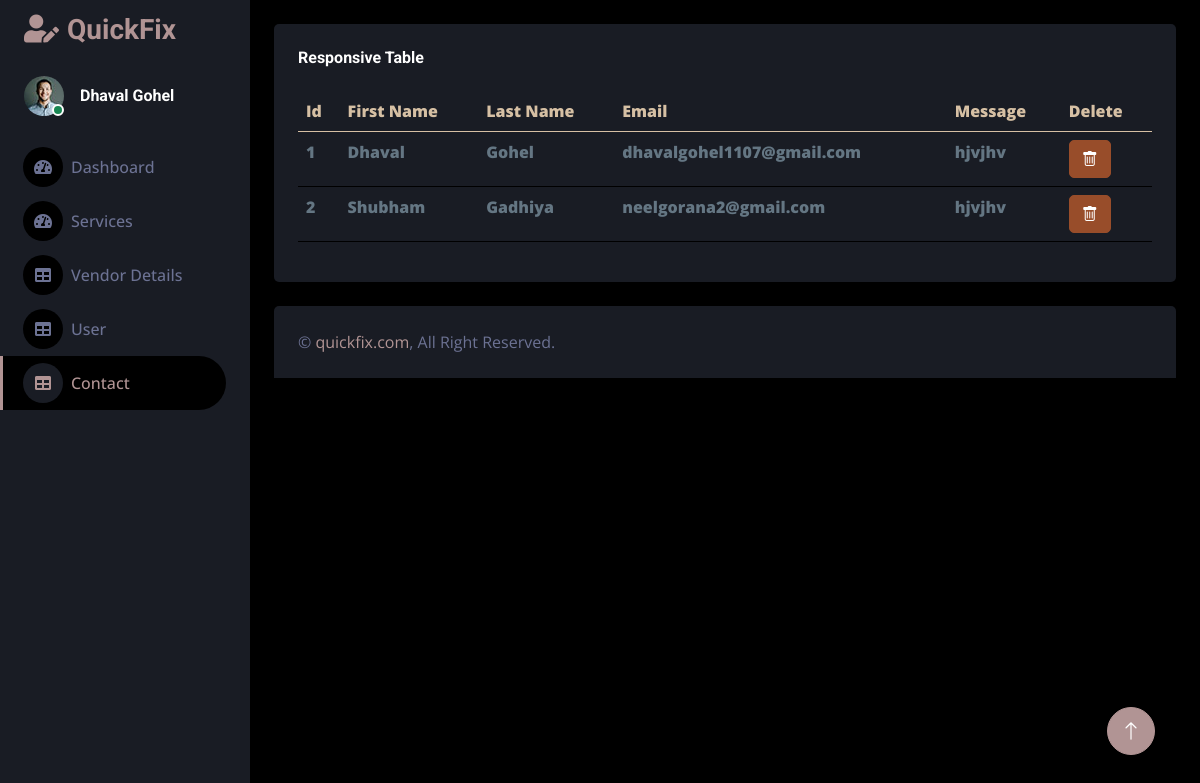
The page /admin-contactus on the database its author committed.
### QuickFix/models.py (models this page shows)
class ContactUs(models.Model):
    id = models.AutoField(primary_key=True)
    fname = models.CharField(max_length=100)
    lname = models.CharField(max_length=100)
    email = models.CharField(max_length=100)
    msg = models.CharField(max_length=100)

### QuickFix/views.py (the view)
# urls.py: path('admin-contactus',views.contact_tables,name='admin-contactus'),
def contact_tables(request):
    data1 = ContactUs.objects.all()
    return render(request, 'Admin_Contact.html', {'data1' : data1})

### templates/Admin_Contact.html (shortened to what this page needs)
<!DOCTYPE html>
<html lang="en">
<head>
    <link href="https://cdnjs.cloudflare.com/ajax/libs/font-awesome/5.10.0/css/all.min.css" rel="stylesheet">
    <link href="https://cdn.jsdelivr.net/npm/bootstrap-icons@1.4.1/font/bootstrap-icons.css" rel="stylesheet">
    <link href="/static/admin_css/lib/owlcarousel/assets/owl.carousel.min.css" rel="stylesheet">
    <link href="/static/admin_css/lib/tempusdominus/css/tempusdominus-bootstrap-4.min.css" rel="stylesheet" />
    <link href="/static/admin_css/css/bootstrap.min.css" rel="stylesheet">
    <link href="/static/admin_css/css/style.css" rel="stylesheet">
  <link rel="stylesheet" href="https://cdn.jsdelivr.net/npm/sweetalert2@11/dist/sweetalert2.min.css">
</head>
<body>
    <div class="container-fluid position-relative d-flex p-0">
        <div class="sidebar pe-4 pb-3">
            <nav class="navbar bg-secondary navbar-dark">
                <a href="index.html" class="navbar-brand mx-4 mb-3">
                    <h3 class="text-primary"><i class="fa fa-user-edit me-2"></i>QuickFix</h3>
                </a>
                <div class="d-flex align-items-center ms-4 mb-4">
                    <div class="position-relative">
                        <img class="rounded-circle" src="/static/admin_css/img/user.jpg" alt="" style="width: 40px; height: 40px;">
                        <div class="bg-success rounded-circle border border-2 border-white position-absolute end-0 bottom-0 p-1"></div>
                    </div>
                    <div class="ms-3">
                        <h6 class="mb-0">Dhaval Gohel</h6>
                    </div>
                </div>
                <div class="navbar-nav w-100">
                    <a href="{% url 'admin-dashboard'%}" class="nav-item nav-link "><i class="fa fa-tachometer-alt me-2"></i>Dashboard</a>
                    <a href="{% url 'admin-vendor'%}" class="nav-item nav-link "><i class="fa fa-tachometer-alt me-2"></i>Services</a>
                    <a href="{% url 'admin-vendata'%}" class="nav-item nav-link "><i class="fa fa-table me-2"></i>Vendor Details</a>
                    <a href="{% url 'admin-user'%}" class="nav-item nav-link "><i class="fa fa-table me-2"></i>User</a>
                    <a href="{% url 'admin-contactus'%}" class="nav-item nav-link active"><i class="fa fa-table me-2"></i>Contact</a>
                </div>
            </nav>
        </div>
        <div class="content">
            <div class="container-fluid pt-4 px-4">
                <div class="row g-4">
                    <div class="col-12">
                        <div class="bg-secondary rounded h-100 p-4">
                            <h6 class="mb-4">Responsive Table</h6>
                            <div class="table-responsive">
                                <table class="table">
                                    <thead>
                                        <tr>
                                            <th scope="col">Id</th>
                                            <th scope="col">First Name</th>
                                            <th scope="col">Last Name</th>
                                            <th scope="col">Email</th>
                                            <th scope="col">Message</th>
                                            <th scope="col">Delete</th>
                                        </tr>
                                    </thead>
                                    <tbody>
                                        {% for data1 in data1 %}
                                            <tr>
                                                <td>{{ forloop.counter}}</td>
                                                <td>{{ data1.fname }}</td>
                                                <td>{{ data1.lname }}</td>
                                                <td>{{ data1.email }}</td>
                                                <td>{{ data1.msg }}</td>
                                                <td>
                                                    <form id="delete-form-{{ data.id }}" action="{% url 'feed_delete' data1.id %}" method="POST">
                                                    <button type="button" class="btn btn-danger" onclick="confirmDelete('{{data1.id}}')">
                                                        <i class="bi bi-trash"></i>
                                                    </button>
                                                </form>
                                                </td>
                                            </tr>
                                        {% endfor %}
                                    </tbody>
                                </table>
                            </div>
                        </div>
                    </div>
                </div>
            </div>
            <div class="container-fluid pt-4 px-4">
                <div class="bg-secondary rounded-top p-4">
                    <div class="row">
                        <div class="col-12 col-sm-6 text-center text-sm-start">
                            &copy; <a href="#">quickfix.com</a>, All Right Reserved.
                        </div>
                    </div>
                </div>
            </div>
        </div>
        <a href="#" class="btn btn-lg btn-primary btn-lg-square back-to-top"><i class="bi bi-arrow-up"></i></a>
    </div>
</body>
</html>

### static/admin_css/css/style.css (style rules this page uses)
:root { --primary: #b19494; --secondary: #191C24; --light: #6C7293; --dark: #000000; }
.back-to-top { position: fixed; display: none; right: 45px; bottom: 45px; z-index: 99; }
.btn { transition: .5s; }
.btn-lg-square { width: 48px; height: 48px; }
.btn-square, .btn-sm-square, .btn-lg-square { padding: 0; display: inline-flex; align-items: center; justify-content: center; font-weight: normal; border-radius: 50px; }
.sidebar { position: fixed; top: 0; left: 0; bottom: 0; width: 250px; height: 100vh; overflow-y: auto; background: var(--secondary); transition: 0.5s; z-index: 999; }
.content { margin-left: 250px; min-height: 100vh; background: var(--dark); transition: 0.5s; }
@media (min-width: 992px) { .sidebar { margin-left: 0; } }
@media (min-width: 992px) { .content { width: calc(100% - 250px); } }
.sidebar .navbar .navbar-nav .nav-link { padding: 7px 20px; color: var(--light); font-weight: 500; border-left: 3px solid var(--secondary); border-radius: 0 30px 30px 0; outline: none; }
.sidebar .navbar .navbar-nav .nav-link:hover, .sidebar .navbar .navbar-nav .nav-link.active { color: var(--primary); background: var(--dark); border-color: var(--primary); }
.sidebar .navbar .navbar-nav .nav-link i { width: 40px; height: 40px; display: inline-flex; align-items: center; justify-content: center; background: var(--dark); border-radius: 40px; }
.sidebar .navbar .navbar-nav .nav-link:hover i, .sidebar .navbar .navbar-nav .nav-link.active i { background: var(--secondary); }

### templates/Admin_Contact.html (style rules this page uses)
th { color: rgb(214, 192, 164); align-content: center; font-weight: 800; }
td { color: rgb(100, 118, 131); font-weight: 800; }

### rows shown on the page
ContactUs: fname "Dhaval", lname "Gohel", email "dhavalgohel1107@gmail.com", msg "hjvjhv"
ContactUs: fname "Shubham", lname "Gadhiya", email "neelgorana2@gmail.com", msg "hjvjhv"
